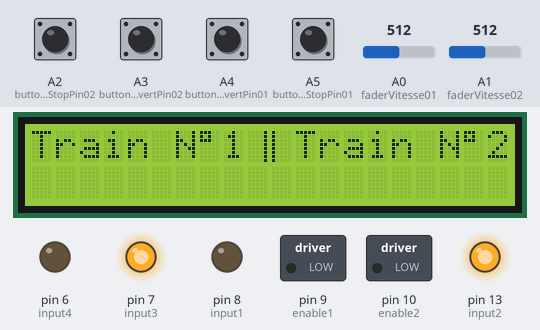
This sketch was run on a simulated Arduino Uno, built with avr-gcc and run on an emulated ATmega328P. Shown: 20×2 character LCD, switched loads named in the sketch (green lamp = pin HIGH), output pins drawn as LEDs (lit = HIGH). The inputs (shaded band) are chosen by the test bench; at power-on: A2 (buttonStartStopPin02), A3 (buttonInvertPin02), A4 (buttonInvertPin01), A5 (buttonStartStopPin01) HIGH, A0 (faderVitesse01) = 512, A1 (faderVitesse02) = 512.

Above: at 6.2 s.
6.3 s: A2 (buttonStartStopPin02) pulled LOW for 1 s
At 7.9 s:
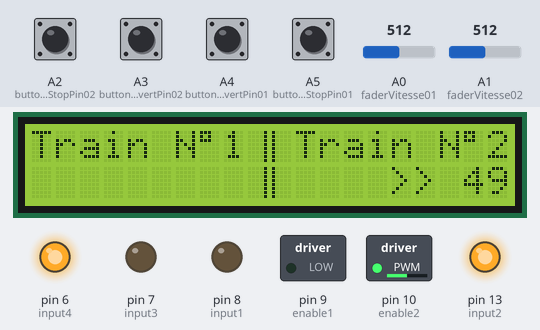
8.8 s: A3 (buttonInvertPin02) pulled LOW for 0.15 s
At 10.1 s:
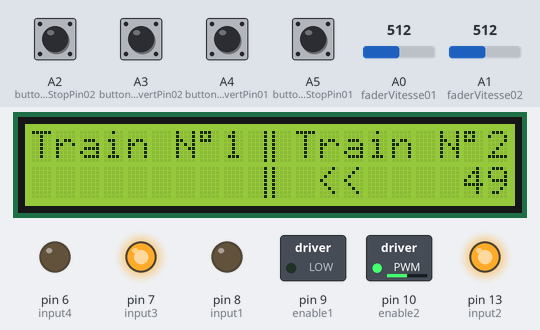
10.6 s: A5 (buttonStartStopPin01) pulled LOW for 0.15 s
At 11.4 s:
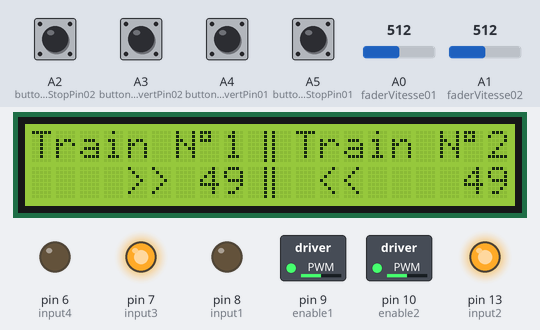
12.4 s: A4 (buttonInvertPin01) pulled LOW for 0.15 s
At 13.3 s:
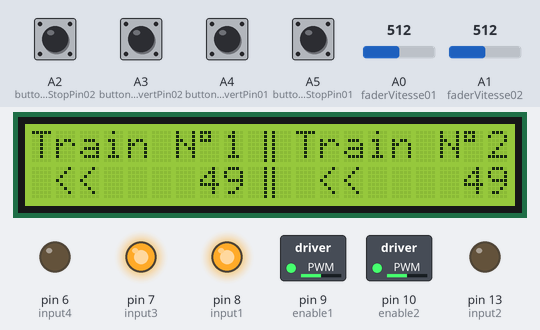
14.2 s: A2 (buttonStartStopPin02) pulled LOW for 0.15 s
At 15.3 s:
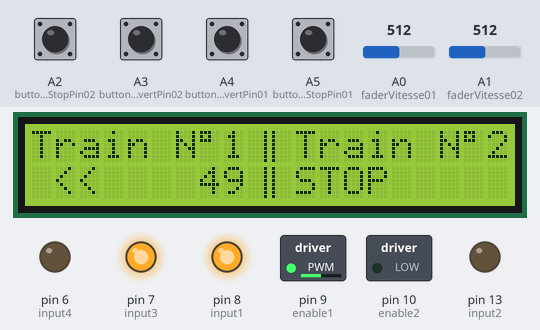
16.0 s: A4 (buttonInvertPin01) pulled LOW for 1 s
At 18.1 s:
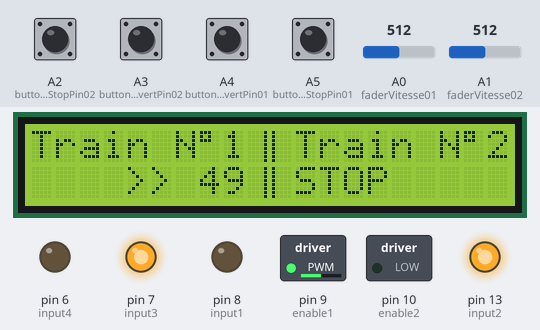
Timing chart, 0 to 19.6 s (numbered marks = the images above; inputs shaded):
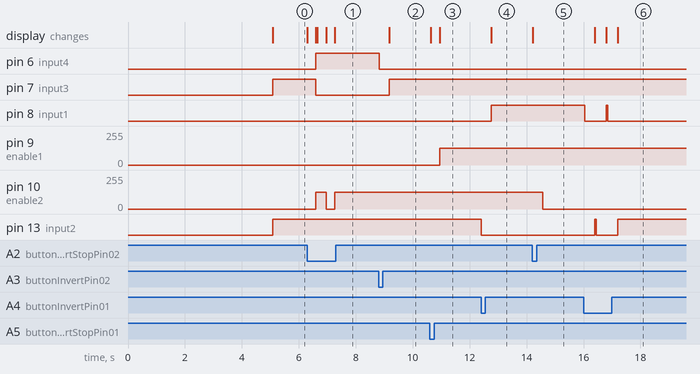

The sketch:

VariateurTrainDuino.ino
```cpp
#include <LiquidCrystal.h>
// initialize the library by associating any needed LCD interface pin
// with the arduino pin number it is connected to
const int rs = 12, en = 11, d4 = 5, d5 = 4, d6 = 3, d7 = 2;
LiquidCrystal lcd(rs, en, d4, d5, d6, d7);
// https://maxpromer.github.io/LCD-Character-Creator/
byte barre1[] = {
  B00001,
  B00001,
  B00001,
  B00001,
  B00001,
  B00001,
  B00001,
  B00001
};
byte barre2[] = {
  B10000,
  B10000,
  B10000,
  B10000,
  B10000,
  B10000,
  B10000,
  B10000
};
byte bulle[] = {
  B11100,
  B10100,
  B11100,
  B00000,
  B00000,
  B00000,
  B00000,
  B00000
};

/* Variateur N°1 */
const int enable1 = 9;   // L298N Driver la PWM
const int input1 = 8;   // L298N Driver les broches de signal
const int input2 = 13;  // L298N Driver les broches de signal

const int faderVitesse01 = A0;  // la broche pour régler la vitesse

const int buttonStartStopPin01 = A5;     // the number of the pushbutton pin
int valeurBoutonStartStop01;         // variable for reading the pushbutton status
int valBoutonStartStop_prec01 = LOW;
volatile int etatStop01 = LOW;

const int buttonInvertPin01 = A4;     // the number of the pushbutton pin
int valeurBoutonInvert01;         // variable for reading the pushbutton status
int valBoutonInvert_prec01 = LOW;
int etatInvert01 = LOW;

/* Variateur N°2 */
const int enable2 = 10;   // L298N Driver la PWM
const int input3 = 7;   // L298N Driver les broches de signal
const int input4 = 6;  // L298N Driver les broches de signal

const int faderVitesse02 = A1;  // la broche pour régler la vitesse

const int buttonStartStopPin02 = A2;     // the number of the pushbutton pin
int valeurBoutonStartStop02;         // variable for reading the pushbutton status
int valBoutonStartStop_prec02 = LOW;
volatile int etatStop02 = LOW;

const int buttonInvertPin02 = A3;     // the number of the pushbutton pin
int valeurBoutonInvert02;         // variable for reading the pushbutton status
int valBoutonInvert_prec02 = LOW;
int etatInvert02 = LOW;
//#########
//# Setup #
//#########

void setup() {
  // put your setup code here, to run once:
    // set up the LCD's number of columns and rows:
    lcd.begin(20, 2);
    lcd.setCursor(0, 0);
  // Print a message to the LCD.
    lcd.print("  Double Variateur");
    lcd.setCursor(0, 1);
    lcd.print("  Train Electrique");
    lcd.createChar(0, barre1);
    lcd.createChar(1, barre2);
    lcd.createChar(3, bulle);
    delay(5000);
    affiche();

    pinMode(input1, OUTPUT);
    pinMode(input2, OUTPUT);
    pinMode(buttonStartStopPin01, INPUT_PULLUP);
    pinMode(buttonInvertPin01, INPUT_PULLUP);
//    attachInterrupt(0, BoutonStopGo, FALLING); // attache l'interruption externe n°0 (pin2 soit bouton Stop) à la fonction BoutonStopGo

    pinMode(input3, OUTPUT);
    pinMode(input4, OUTPUT);
    pinMode(buttonStartStopPin02, INPUT_PULLUP);
    pinMode(buttonInvertPin02, INPUT_PULLUP);

//    Serial.begin(9600);
    analogWrite(enable1, 0);      //on démarre moteur en avant et en roue libre
    digitalWrite(input1, LOW);
    digitalWrite(input2, HIGH);  // enable pullup resistor

    analogWrite(enable2, 0);      //on démarre moteur en avant et en roue libre
    digitalWrite(input3, HIGH);
    digitalWrite(input4, LOW);  // enable pullup resistor
}

//#############
//# Programme #
//#############
void loop() {

  BoutonSens01();
  BoutonStopGo01();
  BoutonSens02();
  BoutonStopGo02();

  if (etatStop01 == HIGH) {
        Vitesse01();
     }
   else {
     analogWrite(enable1, 0);  // envoie la vitesse, doit recevoir valeurs de 0 à 255
    }

  if (etatStop02 == HIGH) {
        Vitesse02();
     }
   else {
     analogWrite(enable2, 0);  // envoie la vitesse, doit recevoir valeurs de 0 à 255
    }
}

//###################################
//# affiche : Train N°1 ||Train N°2 #
//###################################
void affiche() {
    lcd.clear();
    lcd.setCursor(0, 0);
    lcd.print("Train N");
    lcd.setCursor(7, 0);
    lcd.write(byte(3)); // bulle
    lcd.setCursor(8, 0);
    lcd.print("1");
    lcd.setCursor(9, 0);
    lcd.write(byte(0)); // barre1
    lcd.setCursor(10, 0);
    lcd.write(byte(1)); // barre2
    lcd.setCursor(11, 0);
    lcd.print("Train N");
    lcd.setCursor(18, 0);
    lcd.write(byte(3)); // bulle
    lcd.setCursor(19, 0);
    lcd.print("2");
}

//##################################################
//# Mode Vitesse + inverser le sens de rotation 01 #
//##################################################
void Vitesse01()
{
  int valfaderVitesse01 = analogRead(faderVitesse01);  // valeurs de 0 à 1023
  int vitesse = map(valfaderVitesse01, 0, 1023, 0, 255);   // Discrétise la valeur du potentiomètre, 0 à 0 (0 à 75  pour vitesse très lente) et 1023 à 255
  //  int vitesse = map(valfaderVitesse01, 0, 1023, 75, 255);   // Discrétise la valeur du potentiomètre, 0 à 0 (0 à 75  pour vitesse très lente) et 1023 à 255
  int vitesseLCD = map(valfaderVitesse01, 0, 1023, 0, 99);
  if (etatInvert01 == LOW) {   // si le bouton est appuiyé
        digitalWrite(input1, LOW);  //le moteur va dans un sens
        digitalWrite(input2, HIGH);
 //       Serial.print("+");
        lcd.setCursor(0, 1);  // début du texte à la colonne 0, ligne 1
        lcd.print("    >> ");
  }
  else {
        digitalWrite(input1, HIGH);  //le moteur va dans l'autre sens
        digitalWrite(input2, LOW);
 //       Serial.print("-");
        lcd.setCursor(0, 1);
        lcd.print(" <<    ");
  }
  analogWrite(enable1, vitesse);  // envoie la vitesse, doit recevoir valeurs de 0 à 255
//  Serial.println(vitesse);
  lcd.setCursor(7, 1);
  lcd.print(vitesseLCD);
  lcd.setCursor(9, 1);
  lcd.write(byte(0)); // barre1
  lcd.setCursor(10, 1);
  lcd.write(byte(1)); // barre2
  delay(50);
}


//###########################
//# Bouton poussoir sens 01 #
//###########################
void BoutonSens01() {
  valeurBoutonInvert01 = digitalRead(buttonInvertPin01);  // lit l'état du bouton
  if ((valeurBoutonInvert01 == LOW) && (valBoutonInvert_prec01 == LOW)) {
    if (etatInvert01 == HIGH) {
      etatInvert01 = LOW;
      digitalWrite(input1, LOW);  //Freiner
      digitalWrite(input2, LOW);
      delay(300);
    }
    else {
      etatInvert01 = HIGH;
      digitalWrite(input1, LOW);  //Freiner
      digitalWrite(input2, LOW);
      delay(300);
    }
//    Serial.print("etat Rotation:  ");
//    Serial.println(etatInvert01);
    valBoutonInvert_prec01 == valeurBoutonInvert01;
    delay(50);
  }
}

//##################
//# Bouton Stop 01 #
//##################
void BoutonStopGo01() {
  valeurBoutonStartStop01 = digitalRead(buttonStartStopPin01);  // lit l'état du bouton
  if ((valeurBoutonStartStop01 == LOW) && (valBoutonStartStop_prec01 == LOW)) {
    if (etatStop01 == HIGH) {
      etatStop01 = LOW;
    }
    else {
      etatStop01 = HIGH;
    }
//    Serial.print("etat STOP :  ");
//    Serial.println(etatStop01);

    lcd.setCursor(0, 1);
    if (etatStop01 == HIGH & etatInvert01 == LOW) {
      lcd.print("    >> ");
    }
    else if (etatStop01 == HIGH & etatInvert01 == HIGH) {
      lcd.print(" <<    ");
    }
    else {
      lcd.print("STOP     ");
      lcd.setCursor(9, 1);
      lcd.write(byte(0)); // barre1
      lcd.setCursor(10, 1);
      lcd.write(byte(1)); // barre2
    }

    valBoutonStartStop_prec01 == valeurBoutonStartStop01;
    delay(300);
  }
}

//##################################################
//# Mode Vitesse + inverser le sens de rotation 02 #
//##################################################
void Vitesse02()
{
  int valfaderVitesse02 = analogRead(faderVitesse02);  // valeurs de 0 à 1023
  int vitesse = map(valfaderVitesse02, 0, 1023, 0, 255);   // Discrétise la valeur du potentiomètre, 0 à 0 (0 à 75  pour vitesse très lente) et 1023 à 255
  //  int vitesse = map(valfaderVitesse02, 0, 1023, 75, 255);   // Discrétise la valeur du potentiomètre, 0 à 0 (0 à 75  pour vitesse très lente) et 1023 à 255
  int vitesseLCD = map(valfaderVitesse02, 0, 1023, 0, 99);
  if (etatInvert02 == LOW) {   // si le bouton est appuiyé
        digitalWrite(input3, LOW);  //le moteur va dans un sens
        digitalWrite(input4, HIGH);
//        Serial.print("+");
        lcd.setCursor(11, 1);
        lcd.print("    >> ");
  }
  else {
        digitalWrite(input3, HIGH);  //le moteur va dans l'autre sens
        digitalWrite(input4, LOW);
//        Serial.print("-");
        lcd.setCursor(11, 1);
        lcd.print(" <<    ");
  }
  analogWrite(enable2, vitesse);  // envoie la vitesse, doit recevoir valeurs de 0 à 255
//  Serial.println(vitesse);
  lcd.setCursor(18, 1);
  lcd.print(vitesseLCD);
  lcd.setCursor(9, 1);
  lcd.write(byte(0)); // barre1
  lcd.setCursor(10, 1);
  lcd.write(byte(1)); // barre2
  delay(50);
}

//###########################
//# Bouton poussoir sens 02 #
//###########################
void BoutonSens02() {
  valeurBoutonInvert02 = digitalRead(buttonInvertPin02);  // lit l'état du bouton
  if ((valeurBoutonInvert02 == LOW) && (valBoutonInvert_prec02 == LOW)) {
    if (etatInvert02 == HIGH) {
      etatInvert02 = LOW;
      digitalWrite(input3, LOW);  //Freiner
      digitalWrite(input4, LOW);
      delay(300);
    }
    else {
      etatInvert02 = HIGH;
      digitalWrite(input3, LOW);  //Freiner
      digitalWrite(input4, LOW);
      delay(300);
    }
 //   Serial.print("etat Rotation:  ");
 //   Serial.println(etatInvert02);
    valBoutonInvert_prec02 == valeurBoutonInvert02;
    delay(50);
  }
}

//##################
//# Bouton Stop 02 #
//##################
void BoutonStopGo02() {
  valeurBoutonStartStop02 = digitalRead(buttonStartStopPin02);  // lit l'état du bouton
  if ((valeurBoutonStartStop02 == LOW) && (valBoutonStartStop_prec02 == LOW)) {
    if (etatStop02 == HIGH) {
      etatStop02 = LOW;
    }
    else {
      etatStop02 = HIGH;
    }
//    Serial.print("etat STOP :  ");
//    Serial.println(etatStop02);

    lcd.setCursor(11, 1);
    if (etatStop02 == HIGH & etatInvert02 == LOW) {
      lcd.print("    >> ");
    }
    else if (etatStop02 == HIGH & etatInvert02 == HIGH) {
      lcd.print(" <<    ");
    }
    else {
      lcd.print("STOP     ");
      lcd.setCursor(9, 1);
      lcd.write(byte(0)); // barre1
      lcd.setCursor(10, 1);
      lcd.write(byte(1)); // barre2
    }

    valBoutonStartStop_prec02 == valeurBoutonStartStop02;
    delay(300);
  }
}
```

Measured:
- after the input at 6.3 s, pin 6 (input4): LOW → HIGH after 0.30 s; pin 7 (input3): HIGH → LOW after 0.30 s; pin 10 (enable2): 0/255 → 127/255 after 0.30 s, → 0/255 0.35 s later, → 127/255 0.30 s later; the display: first changes at once (image 1 shows a later state)
- after the input at 8.8 s, pin 6 (input4): HIGH → LOW at once; pin 7 (input3): LOW → HIGH after 0.38 s; the display: changes after 0.38 s (image 2)
- after the input at 10.6 s, pin 9 (enable1): 0/255 → 127/255 after 0.34 s; the display: first changes at once (image 3 shows a later state)
- after the input at 12.4 s, pin 8 (input1): LOW → HIGH after 0.36 s; pin 13 (input2): HIGH → LOW at once; the display: changes after 0.36 s (image 4)
- after the input at 14.2 s, pin 10 (enable2): 127/255 → 0/255 after 0.37 s; the display: changes at once (image 5)
- after the input at 16.0 s, pin 8 (input1): HIGH → LOW at once, → HIGH 0.75 s later, → LOW 0.05 s later; pin 13 (input2): LOW → HIGH after 0.39 s, → LOW 0.05 s later, → HIGH 0.75 s later; the display: changes after 0.39 s (image 6)
